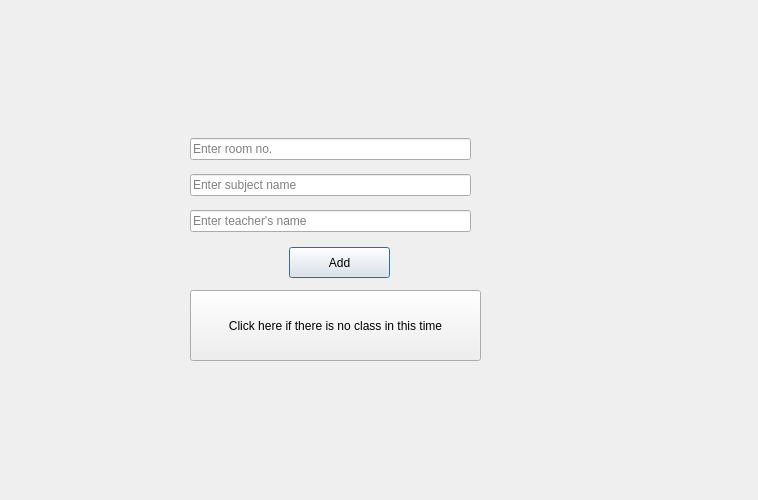
<?xml version="1.0" encoding="UTF-8"?>
<ui version="4.0">
 <class>Addvaluestoroutine</class>
 <widget class="QDialog" name="Addvaluestoroutine">
  <property name="geometry">
   <rect>
    <x>0</x>
    <y>0</y>
    <width>758</width>
    <height>500</height>
   </rect>
  </property>
  <property name="windowTitle">
   <string>Dialog</string>
  </property>
  <widget class="QPushButton" name="pushButtonAdd">
   <property name="geometry">
    <rect>
     <x>289</x>
     <y>247</y>
     <width>101</width>
     <height>31</height>
    </rect>
   </property>
   <property name="text">
    <string>Add</string>
   </property>
  </widget>
  <widget class="QPushButton" name="pushButtonNo">
   <property name="geometry">
    <rect>
     <x>190</x>
     <y>290</y>
     <width>291</width>
     <height>71</height>
    </rect>
   </property>
   <property name="text">
    <string>Click here if there is no class in this time</string>
   </property>
  </widget>
  <widget class="QWidget" name="layoutWidget">
   <property name="geometry">
    <rect>
     <x>190</x>
     <y>130</y>
     <width>281</width>
     <height>111</height>
    </rect>
   </property>
   <layout class="QVBoxLayout" name="verticalLayout">
    <item>
     <widget class="QLineEdit" name="lineEditrno">
      <property name="placeholderText">
       <string>Enter room no.</string>
      </property>
     </widget>
    </item>
    <item>
     <widget class="QLineEdit" name="lineEditsname">
      <property name="placeholderText">
       <string>Enter subject name</string>
      </property>
     </widget>
    </item>
    <item>
     <widget class="QLineEdit" name="lineEdittname">
      <property name="placeholderText">
       <string>Enter teacher's name</string>
      </property>
     </widget>
    </item>
   </layout>
  </widget>
  <widget class="QLabel" name="label1">
   <property name="geometry">
    <rect>
     <x>330</x>
     <y>400</y>
     <width>71</width>
     <height>21</height>
    </rect>
   </property>
   <property name="text">
    <string/>
   </property>
  </widget>
 </widget>
 <resources/>
 <connections/>
</ui>
